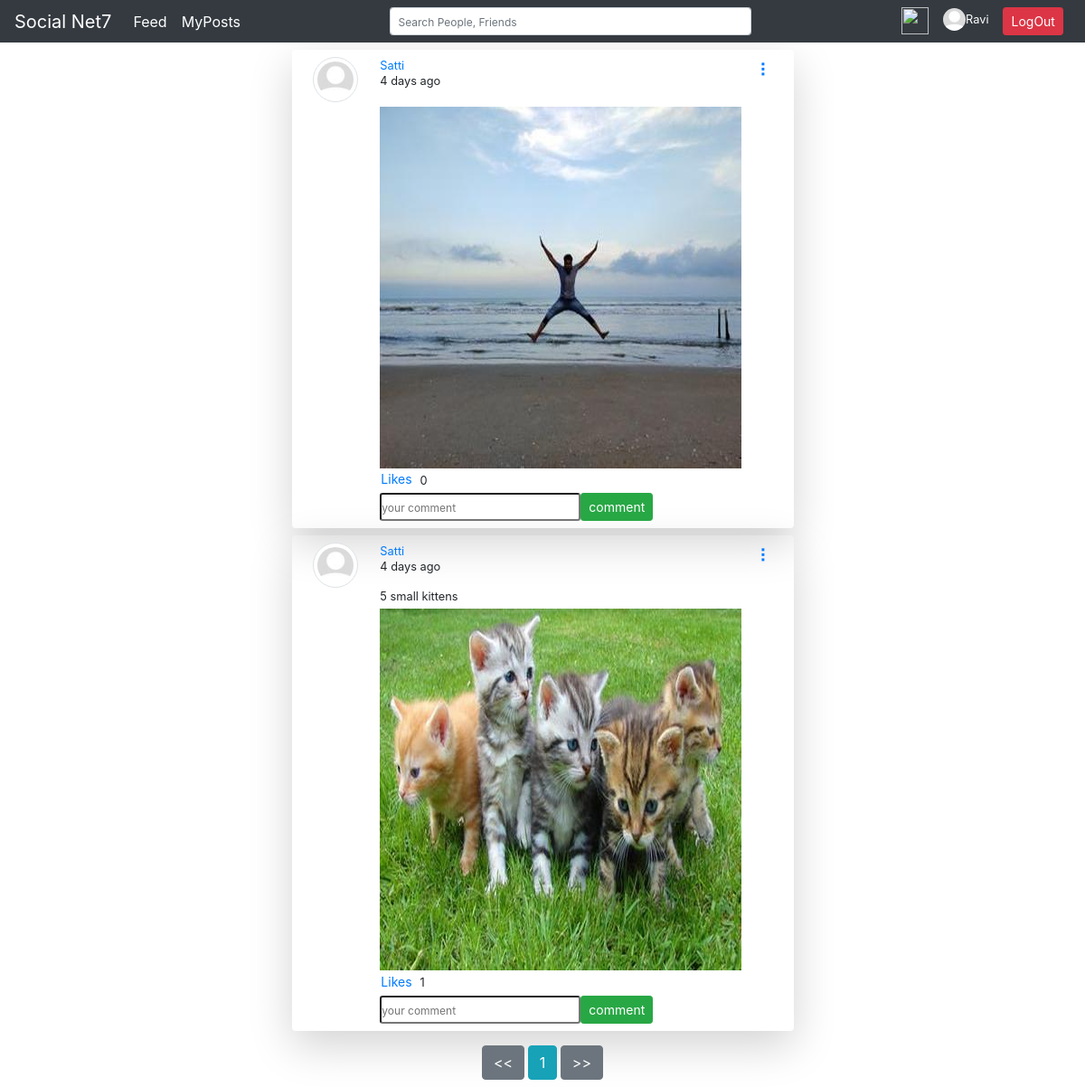
Page /feed/myposts/26/ (signed in) on the committed database.
### users/models.py (models this page shows, shortened)
class SnetUser(AbstractUser):
	username = None
	email = models.EmailField(_('email address'), unique=True)
	signup_date = models.DateTimeField(auto_now_add=True)
	USERNAME_FIELD = 'email'
	REQUIRED_FIELDS = []
	objects = CustomUserManager()
	def truncate(self):
		return f'{self.email}'.split('@')[0]
	def fname_empty(self):
		if self.first_name == '':
			return True
		else:
			return False
	def friend_request(self):
		return Friends.objects.filter(freq_accp_id=self.id).filter(friends='No')

class Profile(models.Model):
	image = models.ImageField(default='default_avatar_profile.jpg', upload_to=profile_img_directory)
	user = models.OneToOneField(SnetUser, on_delete=models.CASCADE)
	dob = models.DateField(null=True, blank=True)

### feed/models.py (models this page shows, shortened)
class Feed(models.Model):
	post_info = models.CharField(max_length=255, blank=True)
	date = models.DateTimeField(auto_now_add=True)
	image = models.ImageField(upload_to=feed_data_directory, blank=True, null=True)
	user = models.ForeignKey(SnetUser, on_delete=models.CASCADE)
	class Meta:
		ordering = ['-date']
	def likes_count(self):
		return self.likes_set.filter(likes=1).count()
	def feed_post_time(self):
		self.date_total_seconds = round((datetime.now(tz=pytz.UTC)- self.date).total_seconds())
		self.date_second = self.date_total_seconds
		self.date_minute = self.date_total_seconds//(60)
		self.date_hour = self.date_total_seconds//(60*60)
		self.date_day = self.date_hour//(24)
		self.date_month = self.date_day//30
		self.date_year = self.date_month//12
		if  self.date_year > 0:
			if self.date_year == 1:
				return f'{self.date_year} year ago'
			return f'{self.date_year} years ago'
		elif self.date_month > 0 and self.date_year < 1:
			if self.date_month == 1:
				return f'{self.date_month} month ago'
			return f'{self.date_month} months ago'
		elif self.date_day > 0 and self.date_month < 1:
			if self.date_day == 1:
				return f'{self.date_day} day ago'
			return f'{self.date_day} days ago'
		elif self.date_hour > 0 and self.date_day < 1:
			if self.date_hour == 1:
				return f'{self.date_hour} hour ago'
			return f'{self.date_hour} hours ago'
		elif self.date_minute > 0 and self.date_hour < 1:
			if self.date_minute == 1:
				return f'{self.date_minute} minute ago'
			return f'{self.date_minute} minutes ago'
		elif self.date_second > 0 and self.date_minute < 1:
			if self.date_second == 1:
				return f'{self.date_second} second ago'
			return f'{self.date_second} seconds ago'
		else:
			return f'few moments ago'

### feed/views.py (the view)
# urls.py: path('myposts/<int:pk>/', views.MyPostList.as_view(), name='myposts'),
@method_decorator(login_required, name='dispatch')
class MyPostList(ListView):
	template_name = 'feed/myposts.html'
	paginate_by = 5
	model = Feed
	context_object_name = 'feed'
	def get_queryset(self, *args, **kwargs):
		user = SnetUser.objects.get(id=self.kwargs['pk'])
		return Feed.objects.filter(user=user)
	def get_context_data(self, **kwargs):
		context = super().get_context_data(**kwargs)
		context['comment_form'] = CommentsForm
		return context

### feed/templates/feed/myposts.html (shortened to what this page needs)
{% extends 'users/base.html' %}
{% load crispy_forms_tags %}
{% block body %}
<div class="container">
	{% for item in feed %}
		<div class="row container shadow-lg p-2 mt-2 rounded w-50 mx-auto ">
			<div class="col-md-2">
				<img class="img-thumbnail rounded-circle" src="{{item.user.profile.image.url}}" width="50" height="50">
			</div>
			<div class="col-md-9">
				<div class="row">
					{% if item.user.fname_empty %}
					<small><a href="{% url 'profile' %}">{{item.user.truncate|title}}</a></small>
					{% else %}
					<small><a href="{% url 'profile' %}">{{item.user.first_name}} {{item.user.last_name}}</a></small>
					{% endif %}
				</div>
				<div class="row">
					<h6 class="small">{{item.feed_post_time}}</h6>
				</div>
				<div class="row mt-2 mb-1">
					<small>{{item.post_info}}</small>
				</div>
				<div class="row">
					{% if item.image %}
						<img src="{{item.image.url}}" width="400" height="400">
					{% endif %}
				</div>
				<div class="row mr-auto">
					<form method="post" class='likes_form' likes-url="{% url 'feed:likes' item.id %}">
						<input class="likes_btn btn btn-sm btn-link pl-0 pt-0" type="submit" name="submit" value="Likes"><span class="likes_value small">{{item.likes_count}}</span>
					</form>
				</div>
				<div class="row mr-auto">
					<form class="comment_form" comment-url="{% url 'feed:comments' item.id %}" method="post">
						<div class="form-group form-inline mb-0">
							{{comment_form}}
							<input class="btn btn-sm btn-success" type="submit" name="submit" value="comment">
						</div>
					</form>
				</div>
			</div>
			<div class="col-md-1">
				<div class="dropleft">
					<a href='' class="test text-decoration-none" id="dropdownMenuButton" data-toggle="dropdown">
					</a>
				 </div>
			</div>
		</div>
	{% endfor %}
</div>
<div class="container mt-2 p-2" align="center">
	{% if feed %}
		{% for num in paginator.page_range %}
			{% if num == page_obj.number and paginator.num_pages == 1 %}
				<small><a class="btn btn-secondary" href="#"><<</a> <a class="btn btn-info" href="?page={{num}}">{{num}}</a> <a class="btn btn-secondary" href="#">>></a></small>
			{% elif num == page_obj.number %}
				<small><a class="btn btn-info" href="?page={{num}}">{{num}}</a></small>
			{% elif num > page_obj.number|add:'-3' and num < page_obj.number|add:'+3' %}
				<small><a class="btn btn-outline-info" href="?page={{num}}">{{num}}</a></small>
			{% endif %}
		{% endfor %}
	{% else %}
	<div class="container shadow-lg rounded p-3 mt-2">
		<small>You don't have any posts.. !! For posting <a href="{% url 'feed:feed' %}">click here</a></small>
	</div>
	{% endif %}
</div>
{% endblock body %}

### users/templates/users/base.html (shortened to what this page needs)
{% load static %}
<!DOCTYPE html>
<html>
<head>
	<link rel="stylesheet" href="https://stackpath.bootstrapcdn.com/bootstrap/4.4.1/css/bootstrap.min.css">
	<link rel="stylesheet" href="//code.jquery.com/ui/1.12.1/themes/base/jquery-ui.css">
	<link rel="stylesheet" type="text/css" href="{% static 'main.css' %}">
</head>
<body class='poorthi_sarirammu'>
	<div>
		<nav class="navbar navbar-expand-md navbar-dark bg-dark pt-0 pb-0">
		 	<a class="navbar-brand" href="{% url 'feed:feed' %}">Social Net7</a>
			<div class="collapse navbar-collapse" id="navbarText">
			{% if user.is_authenticated %}
			    <ul class="navbar-nav mr-auto">
			      <li class="nav-item active">
			        <a class="nav-link text-white" href="{% url 'feed:feed' %}">Feed</a>
			      </li>
			      <li class="nav-item">
			        <a class="nav-link text-white" href="{% url 'feed:myposts' request.user.id %}">MyPosts</a>
			      </li>
			    </ul>
			    <ul class="navbar-nav mx-auto">
					<li class="nav-item">
					    <form id="search_form" method="post" data_url="{% url 'search' %}">
						    <div id='nav_search' class="input-group input-group-sm">
						      	<input id='ip_nav_search'  type="search" class="form-control" name="search" placeholder="Search People, Friends" aria-label="Search">
						    </div>
					    </form>
					</li>
			    </ul>
			    <ul class="navbar-nav ml-auto">
			    	<li class="nav-item">
			    		{% if request.user.friend_request.count == 0 %}
			    			<a class="nav-link text-white" href="{% url 'friend_req_received' %}"><img src="{% static 'components/empty_heart.png' %}" width="30" height="30"></a>
			    		{% else %}
			    			<a class="nav-link text-white" href="{% url 'friend_req_received' %}"><img src="{% static 'components/filled_love.png' %}" width="25" height="25"></a>
			    		{% endif %}
			    	</li>
			    	<li class="nav-item">
		    			{% if request.user.fname_empty %}
		    			<div class="dropdown">
		    				<a class="nav-link text-white" href="{% url 'profile' %}" id="dropdownMenuLink" data-toggle="dropdown" aria-haspopup="true" aria-expanded="false">
				    			<img class=" rounded-circle" src="{{request.user.profile.image.url}}" width="25" height="25"><span class="small">{{request.user.truncate|title}}</span></a>
		    			</div>
		    			{% endif %}
				    </li>
				    <li class="navbar-nav ml-auto">
				    	<a class="nav-link text-white" href="{% url 'logout' %}"><span class="btn btn-sm btn-danger">LogOut</span></a>
				    </li>
			    </ul>
			   {% endif %}
			</div>
		</nav>
	</div>
	<div class="sharirammu">
		{% block body %}
		{% endblock body %}
	</div>
</body>
</html>

### feed/static/main.css (style rules this page uses)
.test:after { content: '\2807'; font-size: 20px; }
#nav_search { min-width: 400px; width: 100%; -moz-box-sizing: border-box; -webkit-box-sizing: border-box; box-sizing: border-box; }
.sharirammu { background-color: #FFF; }

### rows in the picture
SnetUser: user.profile.image (placeholder picture), user.truncate "Ravi"
Feed: user.profile.image (placeholder picture), user.truncate "Satti", feed_post_time "4 days ago", image (picture), likes_count "0"
Feed: user.profile.image (placeholder picture), user.truncate "Satti", feed_post_time "4 days ago", post_info "5 small kittens", image (picture), likes_count "1"

### other values in the picture
{{ num }} "1"
